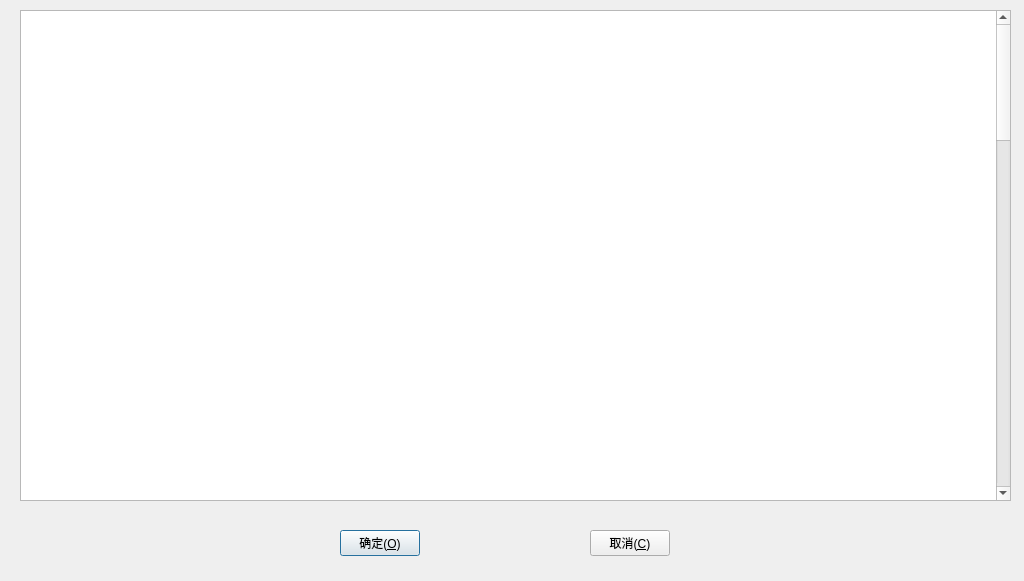
<?xml version="1.0" encoding="UTF-8"?>
<ui version="4.0">
 <class>dlgDaqCfg</class>
 <widget class="QDialog" name="dlgDaqCfg">
  <property name="geometry">
   <rect>
    <x>0</x>
    <y>0</y>
    <width>1024</width>
    <height>581</height>
   </rect>
  </property>
  <property name="windowTitle">
   <string>测点信息配置</string>
  </property>
  <widget class="QTableWidget" name="table1">
   <property name="geometry">
    <rect>
     <x>20</x>
     <y>10</y>
     <width>991</width>
     <height>491</height>
    </rect>
   </property>
   <property name="rowCount">
    <number>64</number>
   </property>
   <attribute name="horizontalHeaderVisible">
    <bool>true</bool>
   </attribute>
   <attribute name="verticalHeaderVisible">
    <bool>false</bool>
   </attribute>
   <row/>
   <row/>
   <row/>
   <row/>
   <row/>
   <row/>
   <row/>
   <row/>
   <row/>
   <row/>
   <row/>
   <row/>
   <row/>
   <row/>
   <row/>
   <row/>
   <row/>
   <row/>
   <row/>
   <row/>
   <row/>
   <row/>
   <row/>
   <row/>
   <row/>
   <row/>
   <row/>
   <row/>
   <row/>
   <row/>
   <row/>
   <row/>
   <row/>
   <row/>
   <row/>
   <row/>
   <row/>
   <row/>
   <row/>
   <row/>
   <row/>
   <row/>
   <row/>
   <row/>
   <row/>
   <row/>
   <row/>
   <row/>
   <row/>
   <row/>
   <row/>
   <row/>
   <row/>
   <row/>
   <row/>
   <row/>
   <row/>
   <row/>
   <row/>
   <row/>
   <row/>
   <row/>
   <row/>
   <row/>
  </widget>
  <widget class="QPushButton" name="btnOK">
   <property name="geometry">
    <rect>
     <x>340</x>
     <y>530</y>
     <width>80</width>
     <height>26</height>
    </rect>
   </property>
   <property name="text">
    <string>确定(&amp;O)</string>
   </property>
  </widget>
  <widget class="QPushButton" name="btnCancel">
   <property name="geometry">
    <rect>
     <x>590</x>
     <y>530</y>
     <width>80</width>
     <height>26</height>
    </rect>
   </property>
   <property name="text">
    <string>取消(&amp;C)</string>
   </property>
  </widget>
 </widget>
 <resources/>
 <connections>
  <connection>
   <sender>btnOK</sender>
   <signal>clicked()</signal>
   <receiver>dlgDaqCfg</receiver>
   <slot>accept()</slot>
   <hints>
    <hint type="sourcelabel">
     <x>379</x>
     <y>542</y>
    </hint>
    <hint type="destinationlabel">
     <x>580</x>
     <y>290</y>
    </hint>
   </hints>
  </connection>
  <connection>
   <sender>btnCancel</sender>
   <signal>clicked()</signal>
   <receiver>dlgDaqCfg</receiver>
   <slot>reject()</slot>
   <hints>
    <hint type="sourcelabel">
     <x>629</x>
     <y>542</y>
    </hint>
    <hint type="destinationlabel">
     <x>580</x>
     <y>290</y>
    </hint>
   </hints>
  </connection>
 </connections>
</ui>
